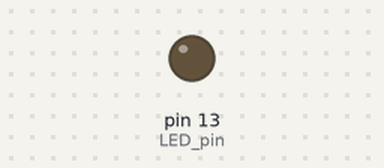
This sketch was run on a simulated Arduino Uno, built with avr-gcc and run on an emulated ATmega328P. On the bench: output pins drawn as LEDs (lit = HIGH). What the sketch prints to the serial monitor is not drawn.

Above: at 0.3 s.
At 4.4 s:
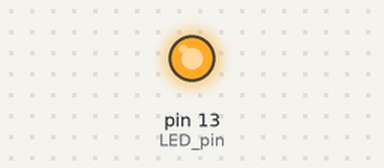
Timing chart, 0 to 6.8 s (numbered marks = the images above):
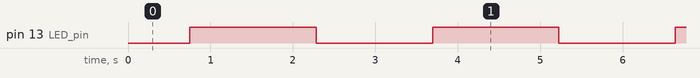

The sketch:

breathe.ino
```cpp
unsigned long interval = 30;
unsigned long previous = 0;
int brigtness = 10;
int increment = 5;
unsigned long current;
const int LED_pin = 13;

void setup()
{
  Serial.begin(115200);
  pinMode(LED_pin, OUTPUT);
}

void loop()
{
  current = millis();
  if (current - previous >= interval)
  {
    previous = current;
    analogWrite(LED_pin, brigtness);
    Serial.println(brigtness);
    brigtness = brigtness + increment;
    if (brigtness <= 10 || brigtness >= 255)
    {
      increment = -increment;
    }
  }
}
```

Measured:
- by itself, pin 13 (LED_pin): alternates HIGH for 1.5 s and LOW for 1.4 s
